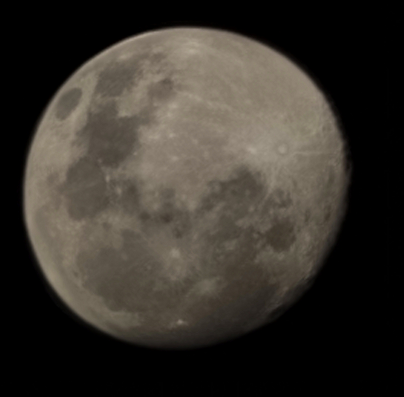
#> input picture imagens/LUA.png, 404 x 397 px
$ python questao_1_b.py
#> lines starting #> are read from the running program, lines starting #| are printed output that depends on the picture
import cv2
import numpy as np
from matplotlib import pyplot as plt

# Carrega a imagem
imagem = cv2.imread('imagens/LUA.png')
#> imagem is the input picture: shape (397, 404, 3); mean B, G, R 44.6, 51.2, 56

# Converte a imagem em cinza
imagem_cinza = cv2.imread('imagens/LUA.png', cv2.IMREAD_GRAYSCALE)
#> imagem_cinza: shape (397, 404); min 0, max 167, mean 51.9

filtro = np.array([[-1, -1, -1],
                   [-1, 8, -1],
                   [-1, -1, -1]])

# Aplicar o filtro de Laplaciano
imagem_filtro = cv2.filter2D(imagem_cinza, -1, filtro)
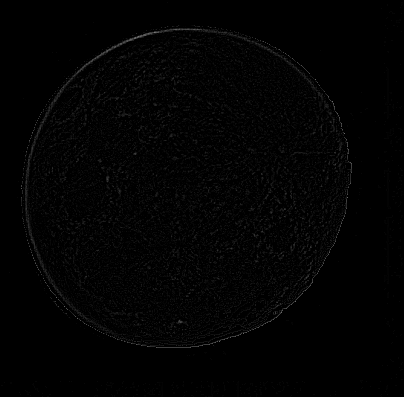
#> imagem_filtro: shape (397, 404); min 0, max 121, mean 2.7

# Mostra a imagem original e a imagem equalizada
plt.figure(figsize=(10, 5))

plt.subplot(1, 2, 1)
plt.imshow(imagem, cmap='gray')
plt.title('Imagem Original')

plt.subplot(1, 2, 2)
plt.imshow(imagem_filtro, cmap='gray')
plt.title('Imagem Com Filtro')

plt.show()
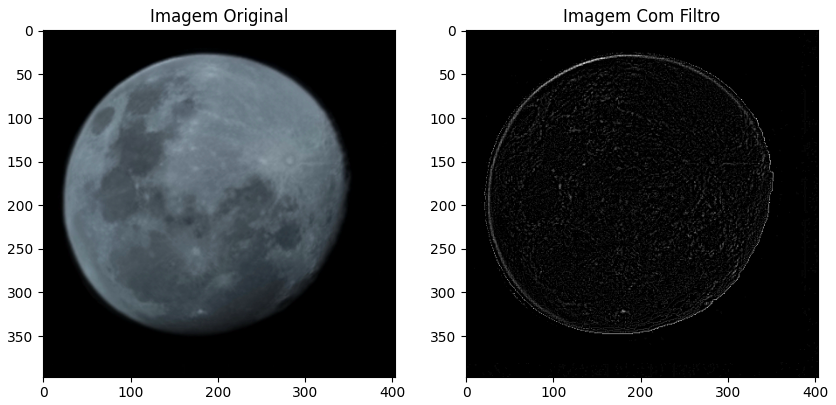
#> figure drawn by matplotlib, 2 panels; B, G, R data is drawn as R, G, B
cv2.waitKey(0)
